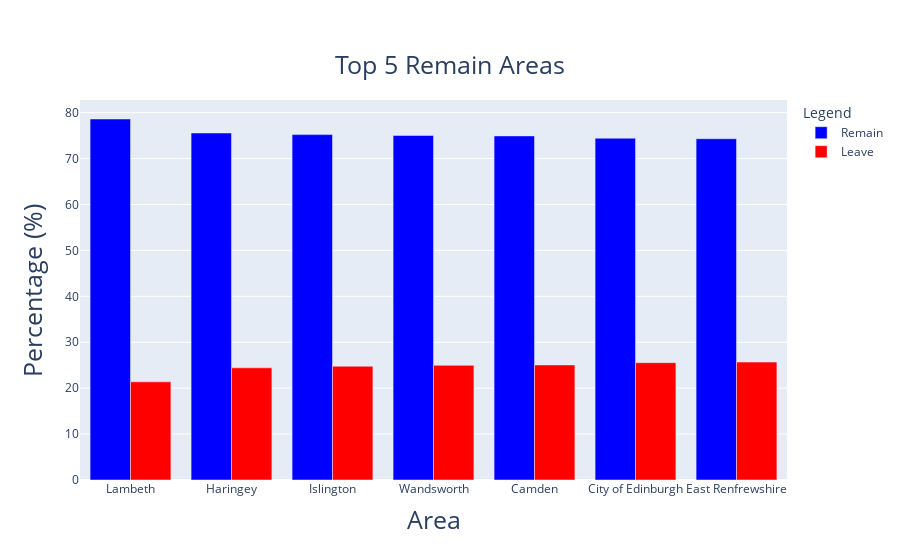

Notebook code for this chart:
### Code cell
fig = go.Figure(data=[
    go.Bar(name='Remain', x=brexit_bottom_five['areaName'], y=brexit_bottom_five['Pct_Remain'],marker_color='Blue'),
    go.Bar(name='Leave', x=brexit_bottom_five['areaName'], y=brexit_bottom_five['Pct_Leave'],marker_color='Red'),
    ],
    )          
# Change the bar mode
fig.update_layout(barmode='group',
                 title={
                     'text' : 'Top 5 Remain Areas',
                     'font' : {"size" : 25},
                     'y':0.9,
                     'x':0.5,
                     'xanchor': 'center',
                     'yanchor': 'top'},
                 legend_title='Legend'
    )
fig.update_xaxes(
    title_text='Area',
    title_font={"size":25},
)
fig.update_yaxes(
    title_text='Percentage (%)',
    title_font={"size":25},
)
fig.layout.xaxis.rangeslider.visible = False
config = {
    'scrollZoom': False,
    'displayModeBar': False,
    'editable': False
}
fig.show(config=config)

### Figure 1 — Plotly figure (JSON) as saved in the notebook; plotly's stock layout.template omitted (floating-point values rounded to 4 significant figures)
{"data": [{"marker": {"color": "Blue"}, "name": "Remain", "type": "bar", "x": ["Lambeth", "Haringey", "Islington", "Wandsworth", "Camden", "City of Edinburgh", "East Renfrewshire"], "y": [78.62, 75.57, 75.22, 75.03, 74.94, 74.44, 74.32]}, {"marker": {"color": "Red"}, "name": "Leave", "type": "bar", "x": ["Lambeth", "Haringey", "Islington", "Wandsworth", "Camden", "City of Edinburgh", "East Renfrewshire"], "y": [21.38, 24.43, 24.78, 24.97, 25.06, 25.56, 25.68]}], "layout": {"barmode": "group", "legend": {"title": {"text": "Legend"}}, "title": {"font": {"size": 25}, "text": "Top 5 Remain Areas", "x": 0.5, "xanchor": "center", "y": 0.9, "yanchor": "top"}, "xaxis": {"rangeslider": {"visible": false}, "title": {"font": {"size": 25}, "text": "Area"}}, "yaxis": {"title": {"font": {"size": 25}, "text": "Percentage (%)"}}}}
